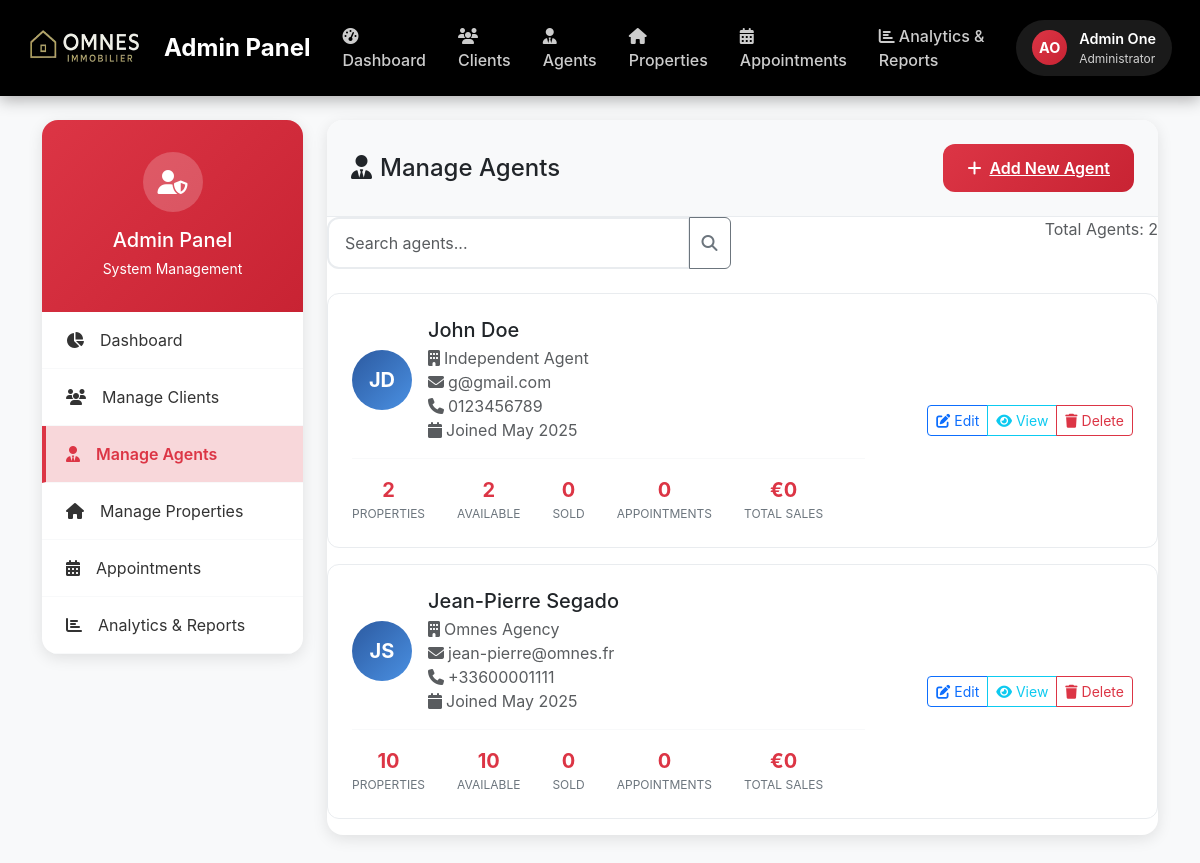
Before: /src/admin/manage_agents.php (signed in) with the older database file.
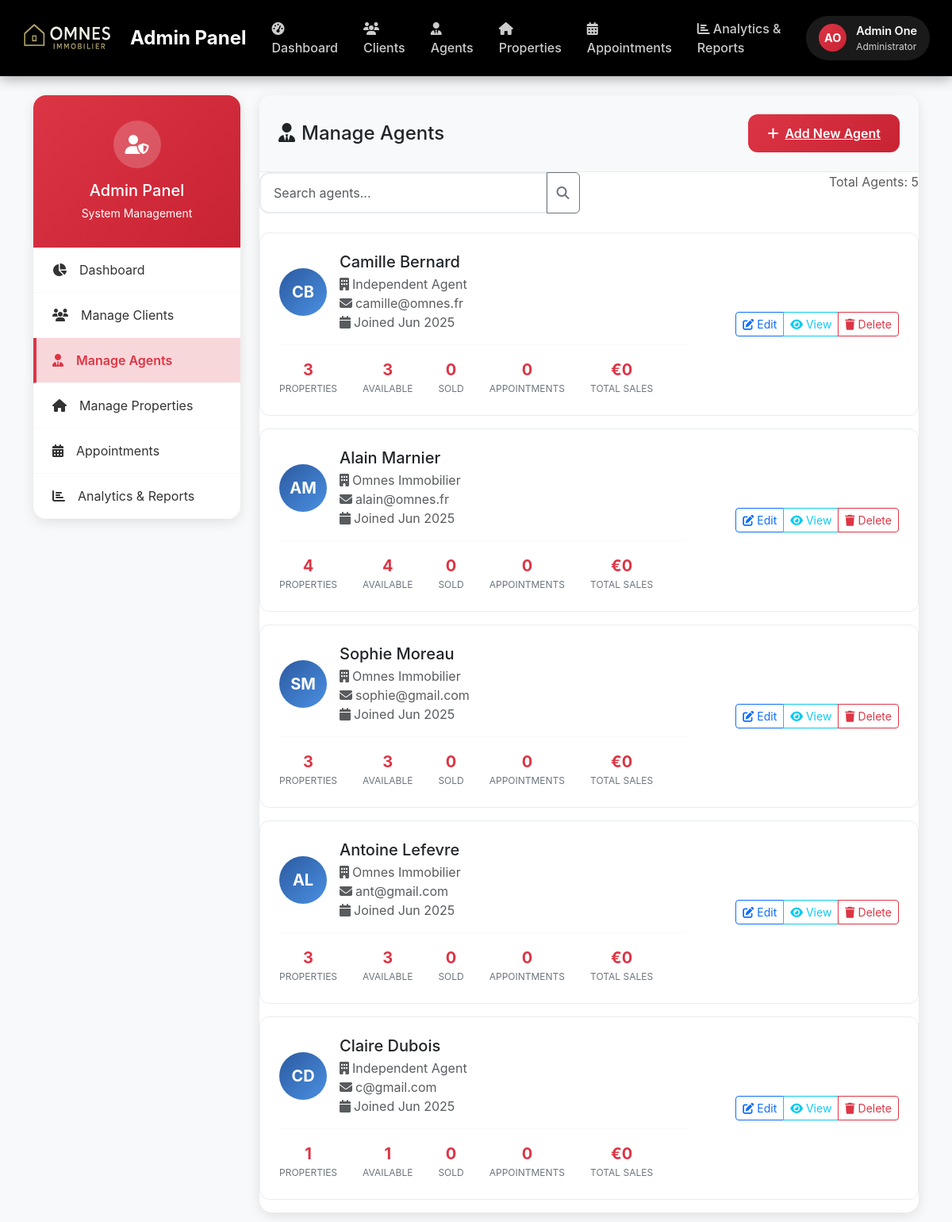
After: the same page with the newer database file.
### tables this page shows
CREATE TABLE IF NOT EXISTS `users` (
  `id` int NOT NULL AUTO_INCREMENT,
  `first_name` varchar(50) NOT NULL,
  `last_name` varchar(50) NOT NULL,
  `email` varchar(100) NOT NULL,
  `password_hash` varchar(255) NOT NULL,
  `role` enum('admin','client','agent') NOT NULL DEFAULT 'client',
  `phone` varchar(15) NOT NULL,
  `created_at` timestamp NULL DEFAULT CURRENT_TIMESTAMP,
  `updated_at` timestamp NULL DEFAULT CURRENT_TIMESTAMP ON UPDATE CURRENT_TIMESTAMP,
  PRIMARY KEY (`id`),
  UNIQUE KEY `email` (`email`)
);

CREATE TABLE IF NOT EXISTS `agents` (
  `user_id` int NOT NULL,
  `first_name` varchar(50) NOT NULL DEFAULT '',
  `last_name` varchar(50) NOT NULL DEFAULT '',
  `phone` varchar(15) NOT NULL DEFAULT '',
  `cv_file_path` varchar(255) DEFAULT '',
  `profile_picture_path` varchar(255) DEFAULT NULL,
  `agency_name` varchar(255) NOT NULL DEFAULT 'Independent Agent',
  `agency_email` varchar(100) DEFAULT '',
  `years_experience` int DEFAULT '0',
  `average_rating` decimal(3,2) DEFAULT '0.00',
  `total_sales` decimal(15,2) DEFAULT '0.00',
  `total_transactions` int DEFAULT '0',
  PRIMARY KEY (`user_id`),
  UNIQUE KEY `agency_email` (`agency_email`)
);

### src/includes/functions.php (called while the page is built, shortened)
<?php
function isLoggedIn() {
    return isset($_SESSION['user_id']) && !empty($_SESSION['user_id']);
}
function getCurrentUser() {
    global $pdo;
    try {
        $stmt = $pdo->prepare("SELECT * FROM users WHERE id = ?");
        $stmt->execute([$_SESSION['user_id']]);
        return $stmt->fetch(PDO::FETCH_ASSOC);
    } catch (Exception $e) {
        error_log("getCurrentUser error: " . $e->getMessage());
        return null;
    }
}
?>

### src/admin/manage_agents.php (the view, shortened to what the rows shown need)
<?php
require_once '../config/database.php';
require_once '../includes/functions.php';
$database = Database::getInstance();
$pdo = $database->getConnection();
$agents = [];
try {
    $query = "
        SELECT
            u.id,
            u.email,
            u.role,
            u.created_at,
            a.user_id as agent_user_id,
            a.first_name,
            a.last_name,
            a.phone,
            a.agency_name,
            a.cv_file_path,
            a.profile_picture_path,
            COUNT(DISTINCT p.id) as total_properties,
            COUNT(DISTINCT CASE WHEN p.status = 'available' THEN p.id END) as available_properties,
            COUNT(DISTINCT CASE WHEN p.status = 'sold' THEN p.id END) as sold_properties,
            COUNT(DISTINCT ap.id) as total_appointments,
            COUNT(DISTINCT CASE WHEN ap.status = 'scheduled' AND ap.appointment_date >= NOW() THEN ap.id END) as upcoming_appointments,
            COALESCE(SUM(CASE WHEN p.status = 'sold' THEN p.price END), 0) as total_sales
        FROM agents a
        INNER JOIN users u ON a.user_id = u.id
        LEFT JOIN properties p ON a.user_id = p.agent_id
        LEFT JOIN appointments ap ON a.user_id = ap.agent_id
        WHERE u.role = 'agent'
        GROUP BY a.user_id, u.id
        ORDER BY u.created_at DESC
    ";
    $stmt = $pdo->prepare($query);
    $stmt->execute();
    $agents = $stmt->fetchAll(PDO::FETCH_ASSOC);
} catch (Exception $e) {
    error_log("Fetch agents error: " . $e->getMessage());
    $error = 'Error loading agents: ' . $e->getMessage();
}
$admin_data = getCurrentUser();
?>
<!DOCTYPE html>
<html lang="en">
<head>
    <link href="https://cdnjs.cloudflare.com/ajax/libs/bootstrap/5.3.0/css/bootstrap.min.css" rel="stylesheet">
    <link href="https://cdnjs.cloudflare.com/ajax/libs/font-awesome/6.4.0/css/all.min.css" rel="stylesheet">
</head>
<body>
    <?php include '../includes/admin_header.php'; ?>
    <div class="container mt-4">
        <div class="row">
            <div class="col-lg-9">
                <div class="content-card">
                    <div class="content-card-header">
                        <div class="d-flex justify-content-between align-items-center">
                            <h1 class="h4 mb-0">
                                <i class="fas fa-user-tie me-2"></i>Manage Agents
                            </h1>
                        </div>
                    </div>
                    <div class="card-body">
                        <?php if (empty($agents)): ?>
                            <div class="text-center py-5">
                                <i class="fas fa-user-tie fa-3x text-muted mb-3"></i>
                                <p class="text-muted">No agents found.</p>
                            </div>
                        <?php else: ?>
                            <?php foreach ($agents as $agent): ?>
                                <div class="agent-card">
                                    <div class="row align-items-center">
                                        <div class="col-md-8">
                                            <div class="d-flex align-items-center">
                                                <div class="agent-avatar me-3">
                                                    <?= strtoupper(substr($agent['first_name'], 0, 1) . substr($agent['last_name'], 0, 1)) ?>
                                                </div>
                                                <div>
                                                    <h5 class="mb-1"><?= htmlspecialchars(($agent['first_name'] ?? 'No') . ' ' . ($agent['last_name'] ?? 'Name')) ?></h5>
                                                    <p class="text-muted mb-0">
                                                        <?php if (!empty($agent['agency_name'])): ?>
                                                            <i class="fas fa-building me-1"></i><?= htmlspecialchars($agent['agency_name']) ?><br>
                                                        <?php endif; ?>
                                                        <i class="fas fa-envelope me-1"></i><?= htmlspecialchars($agent['email']) ?><br>
                                                        <?php if (!empty($agent['phone'])): ?>
                                                            <i class="fas fa-phone me-1"></i><?= htmlspecialchars($agent['phone']) ?><br>
                                                        <?php endif; ?>
                                                        <i class="fas fa-calendar me-1"></i>Joined <?= date('M Y', strtotime($agent['created_at'])) ?>
                                                    </p>
                                                </div>
                                            </div>
                                            <div class="agent-stats">
                                                <div class="stat-item">
                                                    <div class="stat-value"><?= $agent['total_properties'] ?></div>
                                                    <div class="stat-label">Properties</div>
                                                </div>
                                                <div class="stat-item">
                                                    <div class="stat-value"><?= $agent['available_properties'] ?></div>
                                                    <div class="stat-label">Available</div>
                                                </div>
                                                <div class="stat-item">
                                                    <div class="stat-value"><?= $agent['sold_properties'] ?></div>
                                                    <div class="stat-label">Sold</div>
                                                </div>
                                                <div class="stat-item">
                                                    <div class="stat-value"><?= $agent['upcoming_appointments'] ?></div>
                                                    <div class="stat-label">Appointments</div>
                                                </div>
                                                <div class="stat-item">
                                                    <div class="stat-value">€<?= number_format($agent['total_sales'], 0, ',', ' ') ?></div>
                                                    <div class="stat-label">Total Sales</div>
                                                </div>
                                            </div>
                                        </div>
                                        <div class="col-md-4 text-end">
                                            <div class="btn-group">
                                                <a href="edit_agent.php?id=<?= $agent['id'] ?>" class="btn btn-outline-primary btn-sm">
                                                    <i class="fas fa-edit"></i> Edit
                                                </a>
                                                <a href="view_agent.php?id=<?= $agent['id'] ?>" class="btn btn-outline-info btn-sm">
                                                    <i class="fas fa-eye"></i> View
                                                </a>
                                                <button type="button" class="btn btn-outline-danger btn-sm"
                                                        onclick="confirmDelete(<?= $agent['id'] ?>, '<?= htmlspecialchars(($agent['first_name'] ?? 'Agent') . ' ' . ($agent['last_name'] ?? '')) ?>')">
                                                    <i class="fas fa-trash"></i> Delete
                                                </button>
                                            </div>
                                        </div>
                                    </div>
                                </div>
                            <?php endforeach; ?>
                        <?php endif; ?>
                    </div>
                </div>
            </div>
        </div>
    </div>
</body>
</html>

### src/includes/admin_header.php (shortened to what the rows shown need)
<nav class="navbar navbar-expand-lg admin-header">
    <div class="container-fluid">
        <div class="collapse navbar-collapse" id="navbarNav">
            <div class="d-flex align-items-center me-3">
                <div class="dropdown">
                    <a href="#" class="user-profile dropdown-toggle" data-bs-toggle="dropdown" aria-expanded="false">
                        <div class="user-avatar">
                            <?= strtoupper(substr($admin_data['first_name'] ?? 'A', 0, 1) . substr($admin_data['last_name'] ?? 'D', 0, 1)) ?>
                        </div>
                        <div class="user-info">
                            <div class="user-name"><?= htmlspecialchars(($admin_data['first_name'] ?? '') . ' ' . ($admin_data['last_name'] ?? '')) ?></div>
                            <div class="user-role">Administrator</div>
                        </div>
                    </a>
                </div>
            </div>
        </div>
    </div>
</nav>

Changed rows visible on the page:
removed agents: first_name+last_name "JD", first_name+last_name "John Doe", agency_name "Independent Agent", user_id.email "g@gmail.com", phone "0123456789", user_id.created_at "May 2025", total_properties "2", available_properties "2", sold_properties "0", upcoming_appointments "0", total_sales "0"
removed agents: first_name+last_name "JS", first_name+last_name "Jean-Pierre Segado", agency_name "Omnes Agency", user_id.email "jean-pierre@omnes.fr", phone "+33600001111", user_id.created_at "May 2025", total_properties "10", available_properties "10", sold_properties "0", upcoming_appointments "0", total_sales "0"
added agents: first_name+last_name "CB", first_name+last_name "Camille Bernard", agency_name "Independent Agent", user_id.email "camille@omnes.fr", user_id.created_at "Jun 2025", total_properties "3", available_properties "3", sold_properties "0", upcoming_appointments "0", total_sales "0"
added agents: first_name+last_name "AM", first_name+last_name "Alain Marnier", agency_name "Omnes Immobilier", user_id.email "alain@omnes.fr", user_id.created_at "Jun 2025", total_properties "4", available_properties "4", sold_properties "0", upcoming_appointments "0", total_sales "0"
added agents: first_name+last_name "SM", first_name+last_name "Sophie Moreau", agency_name "Omnes Immobilier", user_id.email "sophie@gmail.com", user_id.created_at "Jun 2025", total_properties "3", available_properties "3", sold_properties "0", upcoming_appointments "0", total_sales "0"
added agents: first_name+last_name "AL", first_name+last_name "Antoine Lefevre", agency_name "Omnes Immobilier", user_id.email "ant@gmail.com", user_id.created_at "Jun 2025", total_properties "3", available_properties "3", sold_properties "0", upcoming_appointments "0", total_sales "0"
added agents: first_name+last_name "CD", first_name+last_name "Claire Dubois", agency_name "Independent Agent", user_id.email "c@gmail.com", user_id.created_at "Jun 2025", total_properties "1", available_properties "1", sold_properties "0", upcoming_appointments "0", total_sales "0"
Other visible differences:
count($agents): "2" → "5"
